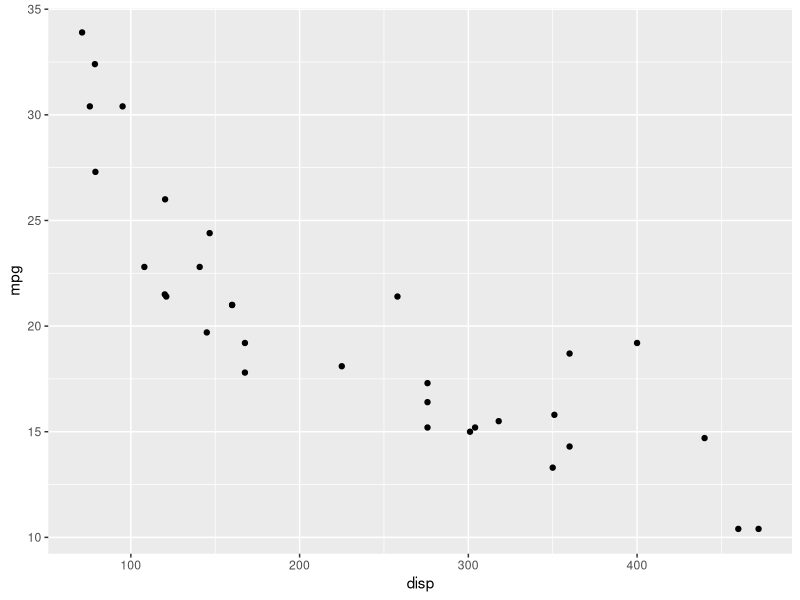
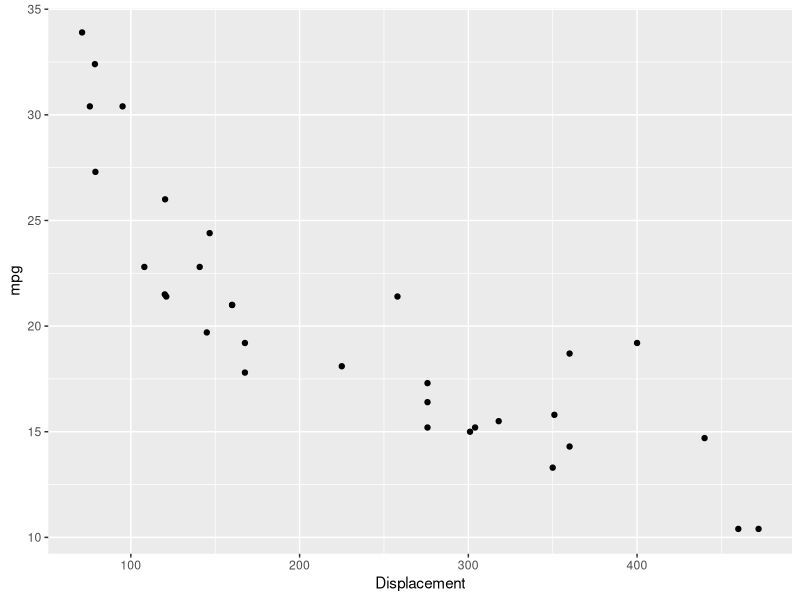
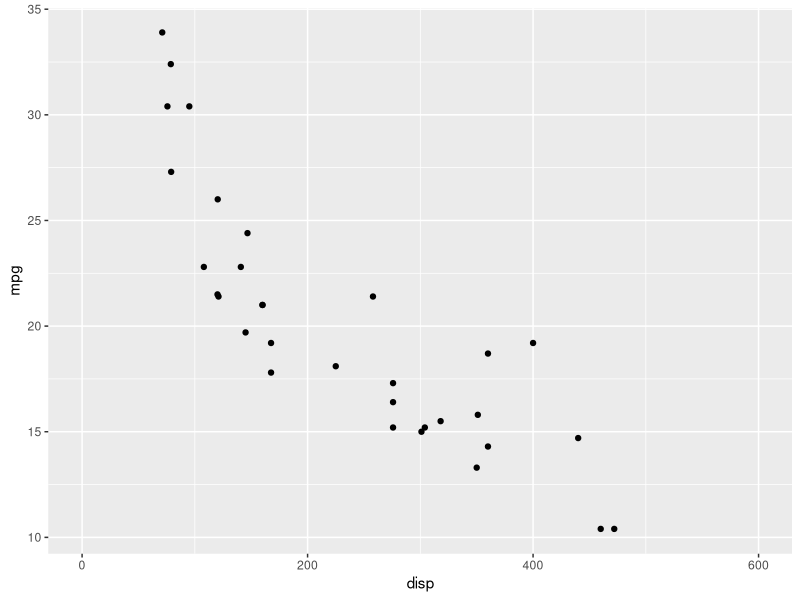
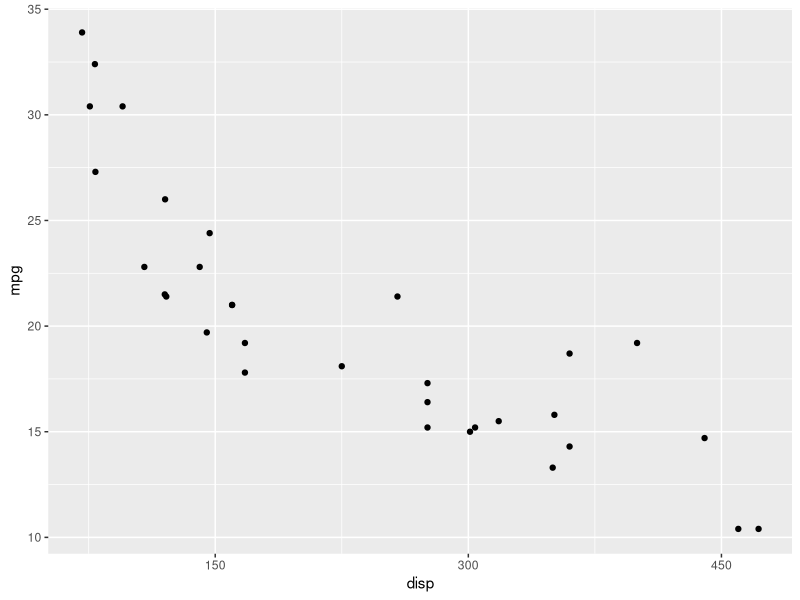
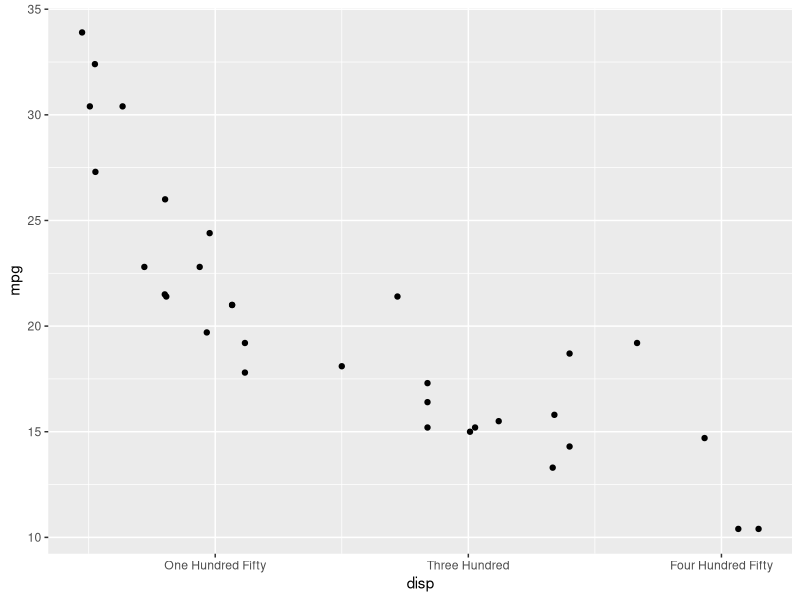
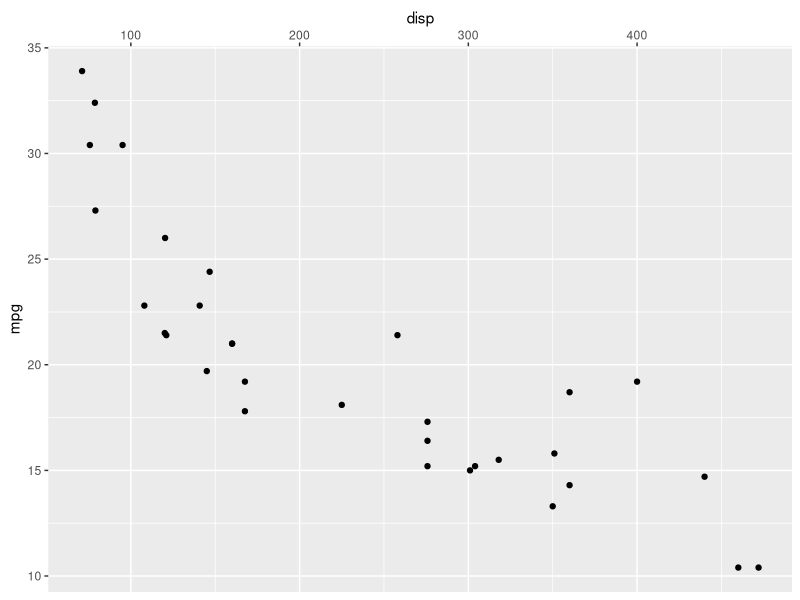
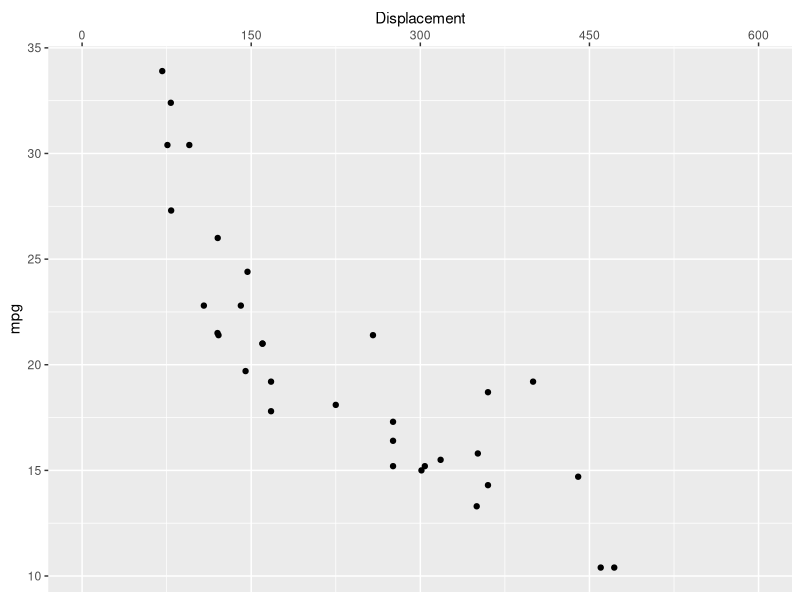
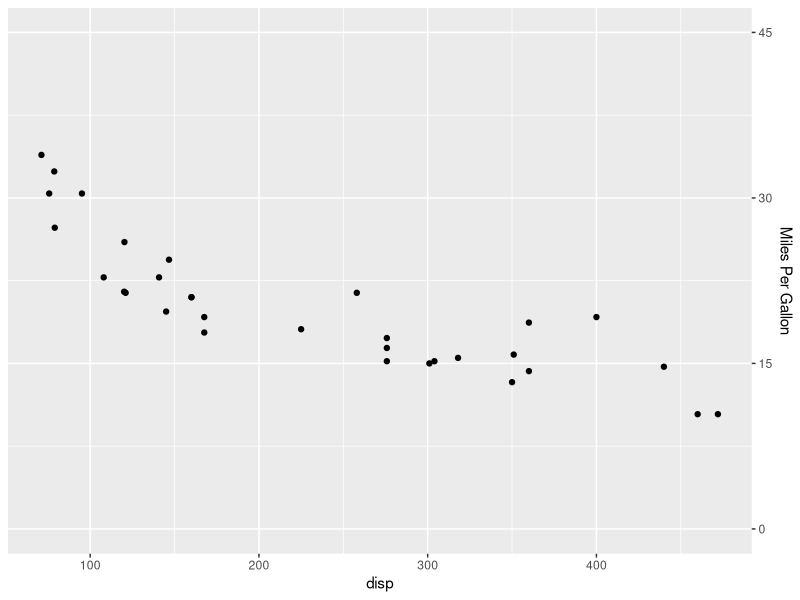

Write R code to recreate these figures, in order.
## ---- chunk 1
library(ggplot2)
## ---- chunk 2
ggplot(mtcars) +
  geom_point(aes(disp, mpg))
## ---- chunk 3
ggplot(mtcars) +
  geom_point(aes(disp, mpg)) +
  scale_x_continuous(name = "Displacement")
## ---- chunk 4
ggplot(mtcars) +
  geom_point(aes(disp, mpg)) +
  scale_x_continuous(limits = c(0, 600))
## ---- chunk 5
ggplot(mtcars) +
  geom_point(aes(disp, mpg)) +
  scale_x_continuous(breaks = c(150, 300, 450))
## ---- chunk 6
ggplot(mtcars) +
  geom_point(aes(disp, mpg)) +
  scale_x_continuous(breaks = c(150, 300, 450),
    labels = c('One Hundred Fifty', 'Three Hundred', 'Four Hundred Fifty'))
## ---- chunk 7
ggplot(mtcars) +
  geom_point(aes(disp, mpg)) +
  scale_x_continuous(position = 'top')
## ---- chunk 8
ggplot(mtcars) + geom_point(aes(disp, mpg)) +
  scale_x_continuous(name = "Displacement", limits = c(0, 600),
                     breaks = c(0, 150, 300, 450, 600), position = 'top',
                     labels = c('0', '150', '300', '450', '600'))
## ---- chunk 9
ggplot(mtcars) + geom_point(aes(disp, mpg)) +
  scale_y_continuous(name = "Miles Per Gallon", limits = c(0, 45),
                     breaks = c(0, 15, 30, 45), position = 'right',
                     labels = c('0', '15', '30', '45'))
## ---- chunk 10
ggplot(mtcars) +
  geom_bar(aes(factor(cyl))) +
  scale_x_discrete(name = "Number of Cylinders")
## ---- chunk 11
ggplot(mtcars) +
  geom_bar(aes(factor(cyl))) +
  scale_x_discrete(labels = c("4" = "Four", "6" = "Six", "8" = "Eight"))
## ---- chunk 12
ggplot(mtcars) +
  geom_bar(aes(factor(cyl))) +
  scale_x_discrete(breaks = c("4", "6", "8"))
## ---- chunk 13
ggplot(mtcars) +
  geom_bar(aes(factor(cyl))) +
  scale_x_discrete(position = 'bottom')
## ---- chunk 14
ggplot(mtcars) + geom_bar(aes(factor(cyl))) +
  scale_x_discrete(name = "Number of Cylinders",
    labels = c("4" = "Four", "6" = "Six", "8" = "Eight"),
    breaks = c("4", "6", "8"), position = "bottom")
